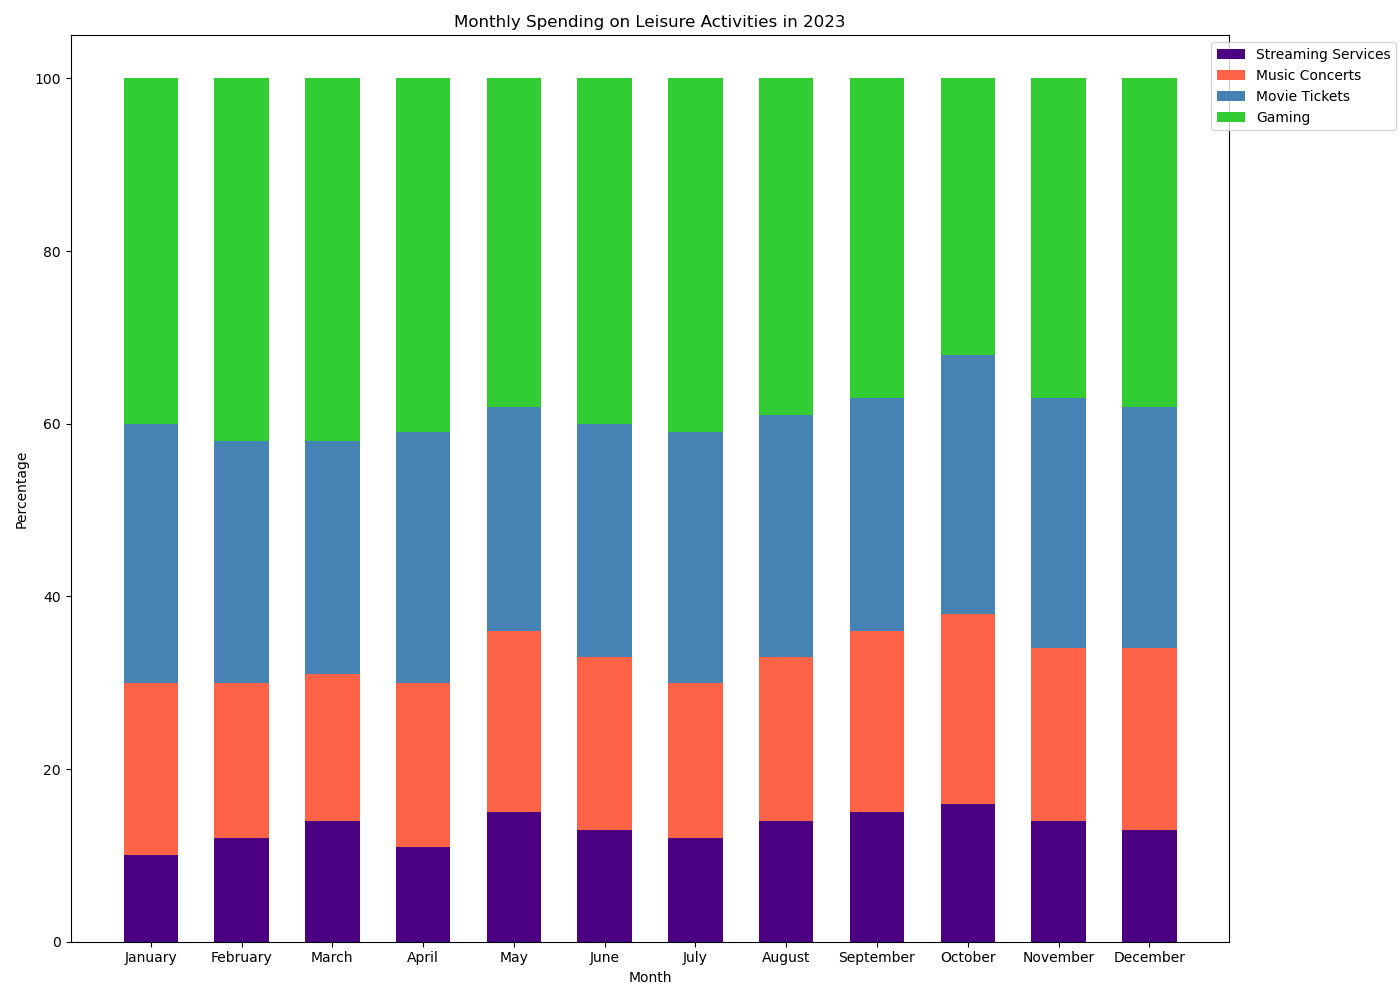

This chart was generated by the following Python code:
import matplotlib.pyplot as plt
import numpy as np

data = {
    'January': [10, 20, 30, 40],
    'February': [12, 18, 28, 42],
    'March': [14, 17, 27, 42],
    'April': [11, 19, 29, 41],
    'May': [15, 21, 26, 38],
    'June': [13, 20, 27, 40],
    'July': [12, 18, 29, 41],
    'August': [14, 19, 28, 39],
    'September': [15, 21, 27, 37],
    'October': [16, 22, 30, 32],
    'November': [14, 20, 29, 37],
    'December': [13, 21, 28, 38]
}

categories = ['Streaming Services', 'Music Concerts', 'Movie Tickets', 'Gaming']

months = list(data.keys())
values = np.array(list(data.values()))

values_percentage = values / values.sum(axis=1)[:, None] * 100

fig, ax = plt.subplots(figsize=(14, 10))

bar_width = 0.6

bottoms = np.zeros(len(months))
colors = ['#4B0082', '#FF6347', '#4682B4', '#32CD32']

for i, (category, color) in enumerate(zip(categories, colors)):
    ax.bar(months, values_percentage[:, i], bar_width, bottom=bottoms, color=color, label=category)
    bottoms += values_percentage[:, i]

ax.set_ylabel('Percentage')
ax.set_xlabel('Month')
ax.set_title('Monthly Spending on Leisure Activities in 2023')
ax.legend(loc='upper right', bbox_to_anchor=(1.15, 1))

plt.tight_layout()
plt.show()
